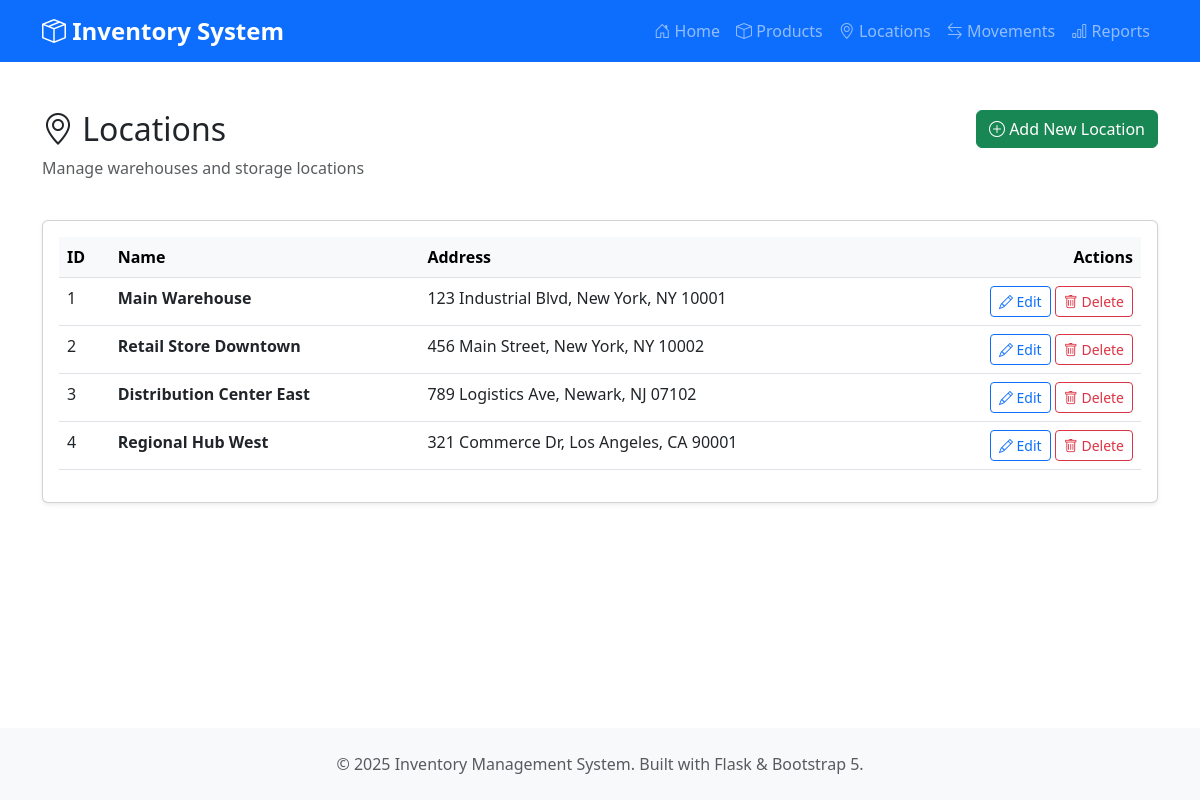
/locations, run on the app's committed database.
### models.py (models this page shows, shortened)
class Location(db.Model):
    __tablename__ = 'location'
    location_id = db.Column(db.Integer, primary_key=True, autoincrement=True)
    name = db.Column(db.String(100), nullable=False)
    address = db.Column(db.String(200))
    movements_from = db.relationship('ProductMovement',
                                    foreign_keys='ProductMovement.from_location',
                                    backref='from_loc',
                                    lazy=True)
    movements_to = db.relationship('ProductMovement',
                                  foreign_keys='ProductMovement.to_location',
                                  backref='to_loc',
                                  lazy=True)

### app.py (the view)
@app.route('/locations')
def locations():
    all_locations = Location.query.all()
    return render_template('locations.html', locations=all_locations)

### templates/locations.html (shortened to what this page needs)
{% extends "base.html" %}
{% block content %}
<div class="row mb-4">
    <div class="col-md-8">
        <h2><i class="bi bi-geo-alt"></i> Locations</h2>
        <p class="text-muted">Manage warehouses and storage locations</p>
    </div>
    <div class="col-md-4 text-end">
        <a href="{{ url_for('add_location') }}" class="btn btn-success">
            <i class="bi bi-plus-circle"></i> Add New Location
        </a>
    </div>
</div>
{% if locations %}
<div class="card">
    <div class="card-body">
        <div class="table-responsive">
            <table class="table table-hover">
                <thead class="table-light">
                    <tr>
                        <th>ID</th>
                        <th>Name</th>
                        <th>Address</th>
                        <th class="text-end">Actions</th>
                    </tr>
                </thead>
                <tbody>
                    {% for location in locations %}
                    <tr>
                        <td>{{ location.location_id }}</td>
                        <td><strong>{{ location.name }}</strong></td>
                        <td>{{ location.address or '-' }}</td>
                        <td class="text-end table-actions">
                            <a href="{{ url_for('edit_location', location_id=location.location_id) }}"
                               class="btn btn-sm btn-outline-primary">
                                <i class="bi bi-pencil"></i> Edit
                            </a>
                            <form method="POST" action="{{ url_for('delete_location', location_id=location.location_id) }}"
                                  style="display: inline;"
                                  onsubmit="return confirm('Are you sure you want to delete this location?');">
                                <button type="submit" class="btn btn-sm btn-outline-danger">
                                    <i class="bi bi-trash"></i> Delete
                                </button>
                            </form>
                        </td>
                    </tr>
                    {% endfor %}
                </tbody>
            </table>
        </div>
    </div>
</div>
{% else %}
<div class="alert alert-info">
    <i class="bi bi-info-circle"></i> No locations found. <a href="{{ url_for('add_location') }}">Add your first location</a>.
</div>
{% endif %}
{% endblock %}

### templates/base.html (style rules this page uses)
body { min-height: 100vh; display: flex; flex-direction: column; }
.card { box-shadow: 0 0.125rem 0.25rem rgba(0,0,0,0.075); transition: transform 0.2s; }
.table-actions { white-space: nowrap; }

### data on the page
Location: location_id "1", name "Main Warehouse", address "123 Industrial Blvd, New York, NY 10001"
Location: location_id "2", name "Retail Store Downtown", address "456 Main Street, New York, NY 10002"
Location: location_id "3", name "Distribution Center East", address "789 Logistics Ave, Newark, NJ 07102"
Location: location_id "4", name "Regional Hub West", address "321 Commerce Dr, Los Angeles, CA 90001"
